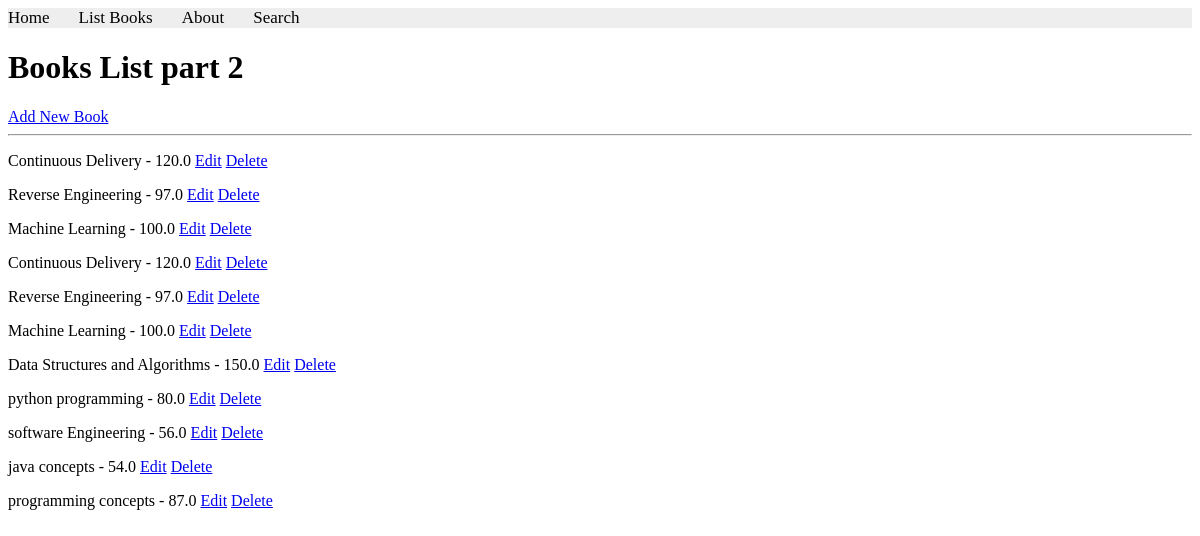
/books/lab9_part2/listbooks/, run on an earlier commit of the app's database.
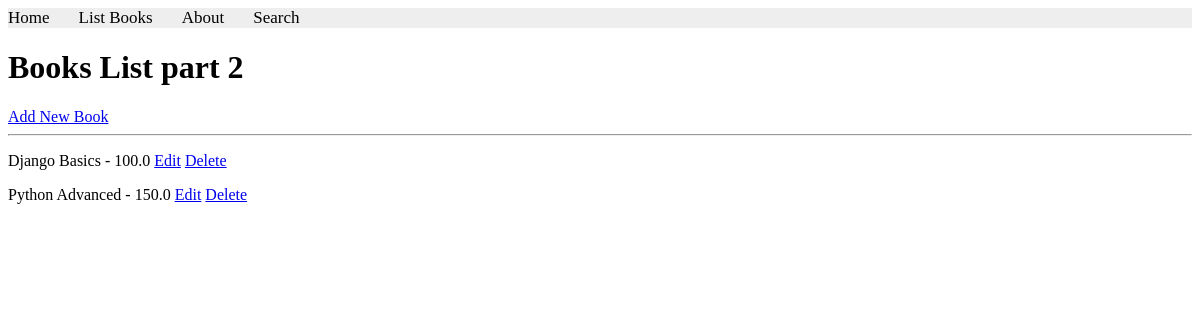
And on a later commit of the database.
### apps/bookmodule/models.py (models this page shows)
class Book(models.Model):
    title = models.CharField(max_length=100)
    price = models.FloatField(default=0.0)
    quantity = models.IntegerField(default=1)
    pubdate = models.DateTimeField()
    rating = models.SmallIntegerField(default=1)
    publisher = models.ForeignKey(Publisher, null=True, on_delete=models.SET_NULL)
    authors = models.ManyToManyField(Author)

### apps/bookmodule/views.py (the view)
# urls.py: path('lab9_part2/listbooks/', views.list_books_part2, name="books.lab9_part2.listbooks"),
def list_books_part2(request):
    books = Book.objects.all()
    return render(request, 'bookmodule/lab9_part2/listbooks.html', {'books': books})

### apps/templates/bookmodule/lab9_part2/listbooks.html (shortened to what this page needs)
{% extends "layouts/base.html" %}
{% load static %}
{% block content %}
<h1>Books List part 2</h1>
<a href="/books/lab9_part2/addbook/">Add New Book</a>
<hr>
{% for book in books %}
    <p>
        {{ book.title }} - {{ book.price }}
        <a href="/books/lab9_part2/editbook/{{ book.id }}">Edit</a>
        <a href="/books/lab9_part2/deletebook/{{ book.id }}">Delete</a>
    </p>
{% endfor %}
{% endblock content %}

What changed in the data, as far as the page shows it:
removed Book: title "Machine Learning", price "100.0"
removed Book: title "Continuous Delivery", price "120.0"
removed Book: title "Reverse Engineering", price "97.0"
removed Book: title "Machine Learning", price "100.0"
removed Book: title "Data Structures and Algorithms", price "150.0"
removed Book: title "python programming", price "80.0"
removed Book: title "software Engineering", price "56.0"
removed Book: title "java concepts", price "54.0"
removed Book: title "programming concepts", price "87.0"
changed Book: title "Continuous Delivery" → "Django Basics"; price "120.0" → "100.0"
changed Book: title "Reverse Engineering" → "Python Advanced"; price "97.0" → "150.0"
